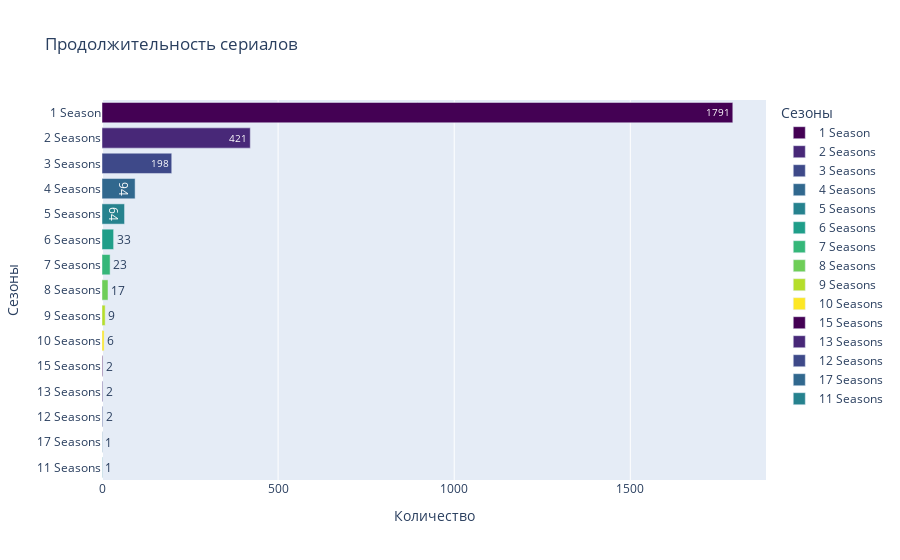

This figure's notebook cell:
### Code cell
px.bar(sum_of_seasons,  
       color = sum_of_seasons.index,
       color_discrete_sequence = colors,
       title = 'Продолжительность сериалов',
       text_auto=True,
       orientation= "h",
       labels=dict(index='Сезоны',value='Количество'))

### Figure 1 — Plotly figure (JSON) as saved in the notebook; plotly's stock layout.template omitted (floating-point values rounded to 4 significant figures)
{"data": [{"alignmentgroup": "True", "hovertemplate": "Сезоны=%{y}<br>Количество=%{x}<extra></extra>", "legendgroup": "1 Season", "marker": {"color": "#440154", "pattern": {"shape": ""}}, "name": "1 Season", "offsetgroup": "1 Season", "orientation": "h", "showlegend": true, "textposition": "auto", "texttemplate": "%{x}", "type": "bar", "x": [1791], "xaxis": "x", "y": ["1 Season"], "yaxis": "y"}, {"alignmentgroup": "True", "hovertemplate": "Сезоны=%{y}<br>Количество=%{x}<extra></extra>", "legendgroup": "2 Seasons", "marker": {"color": "#482878", "pattern": {"shape": ""}}, "name": "2 Seasons", "offsetgroup": "2 Seasons", "orientation": "h", "showlegend": true, "textposition": "auto", "texttemplate": "%{x}", "type": "bar", "x": [421], "xaxis": "x", "y": ["2 Seasons"], "yaxis": "y"}, {"alignmentgroup": "True", "hovertemplate": "Сезоны=%{y}<br>Количество=%{x}<extra></extra>", "legendgroup": "3 Seasons", "marker": {"color": "#3e4989", "pattern": {"shape": ""}}, "name": "3 Seasons", "offsetgroup": "3 Seasons", "orientation": "h", "showlegend": true, "textposition": "auto", "texttemplate": "%{x}", "type": "bar", "x": [198], "xaxis": "x", "y": ["3 Seasons"], "yaxis": "y"}, {"alignmentgroup": "True", "hovertemplate": "Сезоны=%{y}<br>Количество=%{x}<extra></extra>", "legendgroup": "4 Seasons", "marker": {"color": "#31688e", "pattern": {"shape": ""}}, "name": "4 Seasons", "offsetgroup": "4 Seasons", "orientation": "h", "showlegend": true, "textposition": "auto", "texttemplate": "%{x}", "type": "bar", "x": [94], "xaxis": "x", "y": ["4 Seasons"], "yaxis": "y"}, {"alignmentgroup": "True", "hovertemplate": "Сезоны=%{y}<br>Количество=%{x}<extra></extra>", "legendgroup": "5 Seasons", "marker": {"color": "#26828e", "pattern": {"shape": ""}}, "name": "5 Seasons", "offsetgroup": "5 Seasons", "orientation": "h", "showlegend": true, "textposition": "auto", "texttemplate": "%{x}", "type": "bar", "x": [64], "xaxis": "x", "y": ["5 Seasons"], "yaxis": "y"}, {"alignmentgroup": "True", "hovertemplate": "Сезоны=%{y}<br>Количество=%{x}<extra></extra>", "legendgroup": "6 Seasons", "marker": {"color": "#1f9e89", "pattern": {"shape": ""}}, "name": "6 Seasons", "offsetgroup": "6 Seasons", "orientation": "h", "showlegend": true, "textposition": "auto", "texttemplate": "%{x}", "type": "bar", "x": [33], "xaxis": "x", "y": ["6 Seasons"], "yaxis": "y"}, {"alignmentgroup": "True", "hovertemplate": "Сезоны=%{y}<br>Количество=%{x}<extra></extra>", "legendgroup": "7 Seasons", "marker": {"color": "#35b779", "pattern": {"shape": ""}}, "name": "7 Seasons", "offsetgroup": "7 Seasons", "orientation": "h", "showlegend": true, "textposition": "auto", "texttemplate": "%{x}", "type": "bar", "x": [23], "xaxis": "x", "y": ["7 Seasons"], "yaxis": "y"}, {"alignmentgroup": "True", "hovertemplate": "Сезоны=%{y}<br>Количество=%{x}<extra></extra>", "legendgroup": "8 Seasons", "marker": {"color": "#6ece58", "pattern": {"shape": ""}}, "name": "8 Seasons", "offsetgroup": "8 Seasons", "orientation": "h", "showlegend": true, "textposition": "auto", "texttemplate": "%{x}", "type": "bar", "x": [17], "xaxis": "x", "y": ["8 Seasons"], "yaxis": "y"}, {"alignmentgroup": "True", "hovertemplate": "Сезоны=%{y}<br>Количество=%{x}<extra></extra>", "legendgroup": "9 Seasons", "marker": {"color": "#b5de2b", "pattern": {"shape": ""}}, "name": "9 Seasons", "offsetgroup": "9 Seasons", "orientation": "h", "showlegend": true, "textposition": "auto", "texttemplate": "%{x}", "type": "bar", "x": [9], "xaxis": "x", "y": ["9 Seasons"], "yaxis": "y"}, {"alignmentgroup": "True", "hovertemplate": "Сезоны=%{y}<br>Количество=%{x}<extra></extra>", "legendgroup": "10 Seasons", "marker": {"color": "#fde725", "pattern": {"shape": ""}}, "name": "10 Seasons", "offsetgroup": "10 Seasons", "orientation": "h", "showlegend": true, "textposition": "auto", "texttemplate": "%{x}", "type": "bar", "x": [6], "xaxis": "x", "y": ["10 Seasons"], "yaxis": "y"}, {"alignmentgroup": "True", "hovertemplate": "Сезоны=%{y}<br>Количество=%{x}<extra></extra>", "legendgroup": "15 Seasons", "marker": {"color": "#440154", "pattern": {"shape": ""}}, "name": "15 Seasons", "offsetgroup": "15 Seasons", "orientation": "h", "showlegend": true, "textposition": "auto", "texttemplate": "%{x}", "type": "bar", "x": [2], "xaxis": "x", "y": ["15 Seasons"], "yaxis": "y"}, {"alignmentgroup": "True", "hovertemplate": "Сезоны=%{y}<br>Количество=%{x}<extra></extra>", "legendgroup": "13 Seasons", "marker": {"color": "#482878", "pattern": {"shape": ""}}, "name": "13 Seasons", "offsetgroup": "13 Seasons", "orientation": "h", "showlegend": true, "textposition": "auto", "texttemplate": "%{x}", "type": "bar", "x": [2], "xaxis": "x", "y": ["13 Seasons"], "yaxis": "y"}, {"alignmentgroup": "True", "hovertemplate": "Сезоны=%{y}<br>Количество=%{x}<extra></extra>", "legendgroup": "12 Seasons", "marker": {"color": "#3e4989", "pattern": {"shape": ""}}, "name": "12 Seasons", "offsetgroup": "12 Seasons", "orientation": "h", "showlegend": true, "textposition": "auto", "texttemplate": "%{x}", "type": "bar", "x": [2], "xaxis": "x", "y": ["12 Seasons"], "yaxis": "y"}, {"alignmentgroup": "True", "hovertemplate": "Сезоны=%{y}<br>Количество=%{x}<extra></extra>", "legendgroup": "17 Seasons", "marker": {"color": "#31688e", "pattern": {"shape": ""}}, "name": "17 Seasons", "offsetgroup": "17 Seasons", "orientation": "h", "showlegend": true, "textposition": "auto", "texttemplate": "%{x}", "type": "bar", "x": [1], "xaxis": "x", "y": ["17 Seasons"], "yaxis": "y"}, {"alignmentgroup": "True", "hovertemplate": "Сезоны=%{y}<br>Количество=%{x}<extra></extra>", "legendgroup": "11 Seasons", "marker": {"color": "#26828e", "pattern": {"shape": ""}}, "name": "11 Seasons", "offsetgroup": "11 Seasons", "orientation": "h", "showlegend": true, "textposition": "auto", "texttemplate": "%{x}", "type": "bar", "x": [1], "xaxis": "x", "y": ["11 Seasons"], "yaxis": "y"}], "layout": {"barmode": "relative", "legend": {"title": {"text": "Сезоны"}, "tracegroupgap": 0}, "title": {"text": "Продолжительность сериалов"}, "xaxis": {"anchor": "y", "domain": [0, 1], "title": {"text": "Количество"}}, "yaxis": {"anchor": "x", "categoryarray": ["11 Seasons", "17 Seasons", "12 Seasons", "13 Seasons", "15 Seasons", "10 Seasons", "9 Seasons", "8 Seasons", "7 Seasons", "6 Seasons", "5 Seasons", "4 Seasons", "3 Seasons", "2 Seasons", "1 Season"], "categoryorder": "array", "domain": [0, 1], "title": {"text": "Сезоны"}}}}
